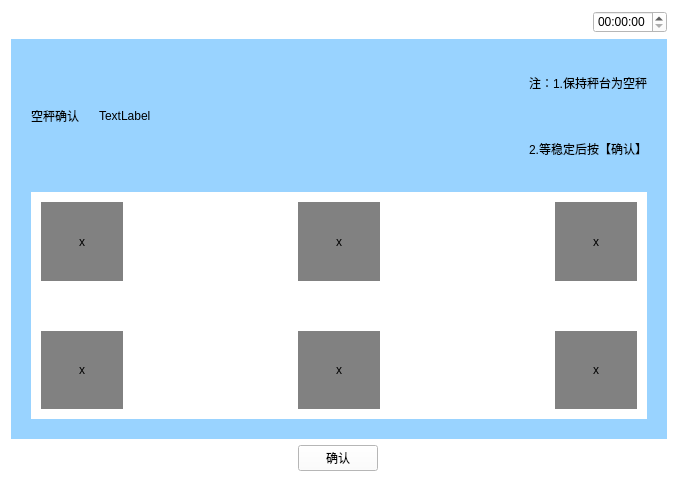
<?xml version="1.0" encoding="UTF-8"?>
<ui version="4.0">
 <class>Kongchengqueren</class>
 <widget class="QWidget" name="Kongchengqueren">
  <property name="geometry">
   <rect>
    <x>0</x>
    <y>0</y>
    <width>678</width>
    <height>482</height>
   </rect>
  </property>
  <property name="windowTitle">
   <string>Form</string>
  </property>
  <property name="styleSheet">
   <string notr="true">background-color: rgb(255, 255, 255);</string>
  </property>
  <layout class="QVBoxLayout" name="verticalLayout_3" stretch="1,5,1">
   <item>
    <layout class="QHBoxLayout" name="horizontalLayout_5">
     <item>
      <widget class="QPushButton" name="pushButton">
       <property name="text">
        <string/>
       </property>
       <property name="icon">
        <iconset resource="myimages.qrc">
         <normaloff>:/image/images/4g.png</normaloff>:/image/images/4g.png</iconset>
       </property>
       <property name="flat">
        <bool>true</bool>
       </property>
      </widget>
     </item>
     <item>
      <widget class="QPushButton" name="pushButton_2">
       <property name="text">
        <string/>
       </property>
       <property name="icon">
        <iconset resource="myimages.qrc">
         <normaloff>:/image/images/wireless.svg</normaloff>:/image/images/wireless.svg</iconset>
       </property>
       <property name="flat">
        <bool>true</bool>
       </property>
      </widget>
     </item>
     <item>
      <widget class="QPushButton" name="pushButton_3">
       <property name="text">
        <string/>
       </property>
       <property name="icon">
        <iconset resource="myimages.qrc">
         <normaloff>:/image/images/bl.svg</normaloff>:/image/images/bl.svg</iconset>
       </property>
       <property name="flat">
        <bool>true</bool>
       </property>
      </widget>
     </item>
     <item>
      <widget class="QPushButton" name="pushButton_4">
       <property name="text">
        <string/>
       </property>
       <property name="icon">
        <iconset resource="myimages.qrc">
         <normaloff>:/image/images/locate.svg</normaloff>:/image/images/locate.svg</iconset>
       </property>
       <property name="flat">
        <bool>true</bool>
       </property>
      </widget>
     </item>
     <item>
      <spacer name="horizontalSpacer_4">
       <property name="orientation">
        <enum>Qt::Horizontal</enum>
       </property>
       <property name="sizeHint" stdset="0">
        <size>
         <width>40</width>
         <height>20</height>
        </size>
       </property>
      </spacer>
     </item>
     <item>
      <widget class="QTimeEdit" name="timeEdit_2"/>
     </item>
    </layout>
   </item>
   <item>
    <widget class="QWidget" name="widget" native="true">
     <property name="sizePolicy">
      <sizepolicy hsizetype="Preferred" vsizetype="Preferred">
       <horstretch>0</horstretch>
       <verstretch>0</verstretch>
      </sizepolicy>
     </property>
     <property name="contextMenuPolicy">
      <enum>Qt::DefaultContextMenu</enum>
     </property>
     <property name="styleSheet">
      <string notr="true">background-color: rgb(153, 211, 255);</string>
     </property>
     <layout class="QVBoxLayout" name="verticalLayout_2" stretch="1,2">
      <property name="spacing">
       <number>20</number>
      </property>
      <property name="margin">
       <number>20</number>
      </property>
      <item>
       <layout class="QHBoxLayout" name="horizontalLayout">
        <item>
         <widget class="QLabel" name="label">
          <property name="text">
           <string>空秤确认</string>
          </property>
         </widget>
        </item>
        <item>
         <widget class="QLabel" name="label_test">
          <property name="text">
           <string>TextLabel</string>
          </property>
         </widget>
        </item>
        <item>
         <spacer name="horizontalSpacer">
          <property name="orientation">
           <enum>Qt::Horizontal</enum>
          </property>
          <property name="sizeHint" stdset="0">
           <size>
            <width>40</width>
            <height>20</height>
           </size>
          </property>
         </spacer>
        </item>
        <item>
         <layout class="QVBoxLayout" name="verticalLayout">
          <item>
           <widget class="QLabel" name="label_2">
            <property name="text">
             <string>注：1.保持秤台为空秤</string>
            </property>
           </widget>
          </item>
          <item>
           <widget class="QLabel" name="label_3">
            <property name="text">
             <string>2.等稳定后按【确认】</string>
            </property>
            <property name="alignment">
             <set>Qt::AlignRight|Qt::AlignTrailing|Qt::AlignVCenter</set>
            </property>
           </widget>
          </item>
         </layout>
        </item>
       </layout>
      </item>
      <item>
       <widget class="QWidget" name="widget_2" native="true">
        <property name="sizePolicy">
         <sizepolicy hsizetype="Preferred" vsizetype="Preferred">
          <horstretch>0</horstretch>
          <verstretch>0</verstretch>
         </sizepolicy>
        </property>
        <property name="styleSheet">
         <string notr="true">background-color: rgb(255, 255, 255);</string>
        </property>
        <layout class="QGridLayout" name="gridLayout">
         <property name="horizontalSpacing">
          <number>175</number>
         </property>
         <property name="verticalSpacing">
          <number>50</number>
         </property>
         <property name="margin">
          <number>10</number>
         </property>
         <item row="0" column="1">
          <widget class="QLabel" name="label_10">
           <property name="styleSheet">
            <string notr="true">background-color: rgb(129, 129, 129);</string>
           </property>
           <property name="text">
            <string>x</string>
           </property>
           <property name="alignment">
            <set>Qt::AlignCenter</set>
           </property>
          </widget>
         </item>
         <item row="1" column="2">
          <widget class="QLabel" name="label_11">
           <property name="styleSheet">
            <string notr="true">background-color: rgb(129, 129, 129);</string>
           </property>
           <property name="text">
            <string>x</string>
           </property>
           <property name="alignment">
            <set>Qt::AlignCenter</set>
           </property>
          </widget>
         </item>
         <item row="0" column="0">
          <widget class="QLabel" name="label_4">
           <property name="styleSheet">
            <string notr="true">background-color: rgb(129, 129, 129);</string>
           </property>
           <property name="text">
            <string>x</string>
           </property>
           <property name="alignment">
            <set>Qt::AlignCenter</set>
           </property>
          </widget>
         </item>
         <item row="1" column="0">
          <widget class="QLabel" name="label_5">
           <property name="styleSheet">
            <string notr="true">background-color: rgb(129, 129, 129);</string>
           </property>
           <property name="text">
            <string>x</string>
           </property>
           <property name="alignment">
            <set>Qt::AlignCenter</set>
           </property>
          </widget>
         </item>
         <item row="0" column="2">
          <widget class="QLabel" name="label_12">
           <property name="styleSheet">
            <string notr="true">background-color: rgb(129, 129, 129);</string>
           </property>
           <property name="text">
            <string>x</string>
           </property>
           <property name="alignment">
            <set>Qt::AlignCenter</set>
           </property>
          </widget>
         </item>
         <item row="1" column="1">
          <widget class="QLabel" name="label_7">
           <property name="styleSheet">
            <string notr="true">background-color: rgb(129, 129, 129);</string>
           </property>
           <property name="text">
            <string>x</string>
           </property>
           <property name="alignment">
            <set>Qt::AlignCenter</set>
           </property>
          </widget>
         </item>
        </layout>
       </widget>
      </item>
     </layout>
    </widget>
   </item>
   <item>
    <layout class="QHBoxLayout" name="horizontalLayout_2">
     <item>
      <widget class="QPushButton" name="returnIndex">
       <property name="font">
        <font>
         <family>AR PL UMing TW MBE</family>
        </font>
       </property>
       <property name="styleSheet">
        <string notr="true">border-image: url(:/image/images/index.svg);</string>
       </property>
       <property name="text">
        <string/>
       </property>
       <property name="icon">
        <iconset resource="myimages.qrc">
         <normaloff>:/image/images/index.svg</normaloff>:/image/images/index.svg</iconset>
       </property>
       <property name="iconSize">
        <size>
         <width>40</width>
         <height>40</height>
        </size>
       </property>
       <property name="flat">
        <bool>true</bool>
       </property>
      </widget>
     </item>
     <item>
      <spacer name="horizontalSpacer_2">
       <property name="orientation">
        <enum>Qt::Horizontal</enum>
       </property>
       <property name="sizeHint" stdset="0">
        <size>
         <width>40</width>
         <height>20</height>
        </size>
       </property>
      </spacer>
     </item>
     <item>
      <widget class="QPushButton" name="confirm">
       <property name="text">
        <string>确认</string>
       </property>
      </widget>
     </item>
     <item>
      <spacer name="horizontalSpacer_3">
       <property name="orientation">
        <enum>Qt::Horizontal</enum>
       </property>
       <property name="sizeHint" stdset="0">
        <size>
         <width>40</width>
         <height>20</height>
        </size>
       </property>
      </spacer>
     </item>
     <item>
      <widget class="QPushButton" name="returnPage">
       <property name="text">
        <string/>
       </property>
       <property name="icon">
        <iconset resource="myimages.qrc">
         <normaloff>:/image/images/shangyiye.svg</normaloff>:/image/images/shangyiye.svg</iconset>
       </property>
       <property name="iconSize">
        <size>
         <width>40</width>
         <height>40</height>
        </size>
       </property>
       <property name="flat">
        <bool>true</bool>
       </property>
      </widget>
     </item>
    </layout>
   </item>
  </layout>
 </widget>
 <resources>
  <include location="myimages.qrc"/>
 </resources>
 <connections/>
</ui>
